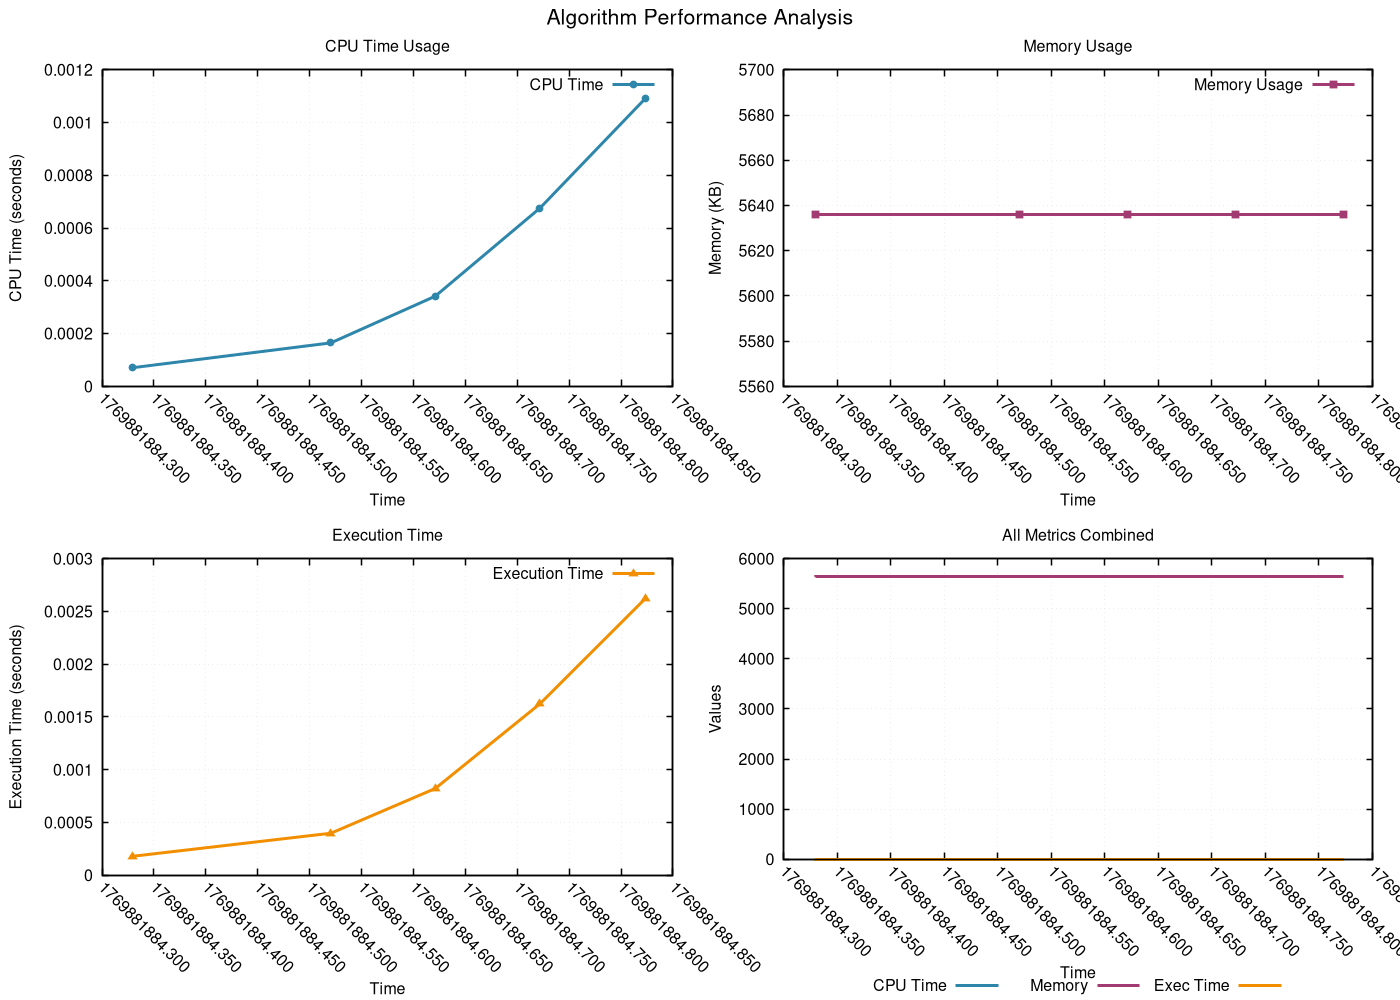

Generate this figure with gnuplot:
# GNUplot script for resource monitoring
set terminal pngcairo enhanced font 'Helvetica,12' size 1400,1000
set output 'png/merge_sort_20260131_225122.png'

set multiplot layout 2,2 title 'Algorithm Performance Analysis' font 'Helvetica,16'
set style line 1 lc rgb '#2E86AB' lt 1 lw 3 pt 7 ps 0.8
set style line 2 lc rgb '#A23B72' lt 1 lw 3 pt 5 ps 0.8
set style line 3 lc rgb '#F18F01' lt 1 lw 3 pt 9 ps 0.8
set style line 4 lc rgb '#F19C79' lt 1 lw 3 pt 11 ps 0.8
set style line 5 lc rgb '#0ABB9F' lt 1 lw 3 pt 13 ps 0.8

set format x "%.3f"
set xtics rotate by -45
set autoscale x

set title 'CPU Time Usage'
set xlabel 'Time'
set ylabel 'CPU Time (seconds)'
set grid linestyle 1 lc rgb '#D3D3D3' lt 0 lw 1
set border linewidth 1.5
plot 'png/merge_sort_20260131_225122.dat' using 1:2 with linespoints ls 1 title 'CPU Time'
set title 'Memory Usage'
set xlabel 'Time'
set ylabel 'Memory (KB)'
set grid linestyle 1 lc rgb '#D3D3D3' lt 0 lw 1
set border linewidth 1.5
plot 'png/merge_sort_20260131_225122.dat' using 1:3 with linespoints ls 2 title 'Memory Usage'
set title 'Execution Time'
set xlabel 'Time'
set ylabel 'Execution Time (seconds)'
set grid linestyle 1 lc rgb '#D3D3D3' lt 0 lw 1
set border linewidth 1.5
plot 'png/merge_sort_20260131_225122.dat' using 1:4 with linespoints ls 3 title 'Execution Time'
set title 'All Metrics Combined'
set xlabel 'Time'
set ylabel 'Values'
set grid linestyle 1 lc rgb '#D3D3D3' lt 0 lw 1
set border linewidth 1.5
set key outside center bottom horizontal
plot 'png/merge_sort_20260131_225122.dat' using 1:2 with lines ls 1 title 'CPU Time', \
     'png/merge_sort_20260131_225122.dat' using 1:3 with lines ls 2 title 'Memory', \
     'png/merge_sort_20260131_225122.dat' using 1:4 with lines ls 3 title 'Exec Time'
unset multiplot
